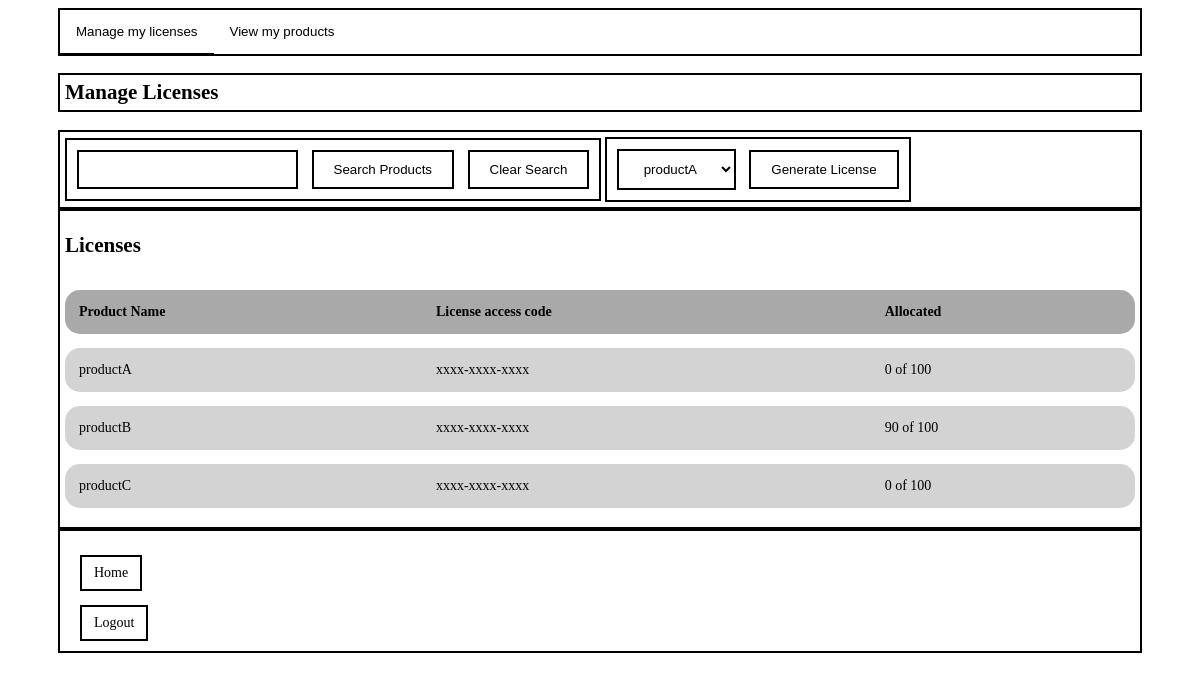
/licenses/ (signed in), run on the app's committed database.
### manage_contacts/models.py (models this page shows, shortened)
class Entitlement(models.Model):
    product_name = models.CharField(max_length=50)
    max_licenses = models.IntegerField(default=100)
    total_licenses = models.IntegerField(default=0)
    organization = models.ForeignKey(Organization, on_delete=models.CASCADE, null=True)

### manage_licenses/views.py (the view, shortened to what this page needs)
# urls.py: path('licenses/', include('manage_licenses.urls'))
@login_required
def manage_licenses(request):
    current_user = request.user
    user_id = current_user.id
    user_email = current_user.email
    contact_data = Contact.objects.filter(user_id=user_id).get()
    user_role = contact_data.role
    org_id = contact_data.organization_id
    org_data = Organization.objects.filter(id=org_id).get()
    user_org = org_data.org_name
    product_entitlements = Entitlement.objects.filter(organization_id=org_id)
    product_licenses = License.objects.filter(org_id=org_id)
    version_number = 1
    license_list = []
    for product_license in product_licenses:
        product_name = product_license.product_name
        entitlement_data = Entitlement.objects.filter(product_name=product_name).get()
        max_licenses = entitlement_data.max_licenses
        total_licenses = entitlement_data.total_licenses
        num_allocated = str(total_licenses) + " of " + str(max_licenses)
        access_code = "xxxx-xxxx-xxxx"
        license_dict = {}
        license_dict["product_name"] = product_name
        license_dict["access_code"] = access_code
        license_dict["num_allocated"] = num_allocated
        license_list.append(license_dict)
    access_code = "xxxx-xxxx-xxxx"
    entitlement_list =[]
    product_list = []
    for product in product_entitlements:
        product_list.append((product.product_name, product.product_name))
        product_name = product.product_name
        max_licenses = product.max_licenses
        total_licenses = product.total_licenses
        num_allocated = str(total_licenses) + " of " + str(max_licenses)
        entitlement_dict = {}
        entitlement_dict["product_name"] = product_name
        entitlement_dict["access_code"] = access_code
        entitlement_dict["num_allocated"] = num_allocated
        entitlement_list.append(entitlement_dict)
    choice_list = product_list
    search_form = SearchForm()
    if "clear_search" in request.POST:
        choice_list = product_list
    product_form = ChoiceForm(field_choices=choice_list)
    context = {'user_email': user_email,
                'user_role': user_role,
                'organization':user_org,
                'org_id': org_id,
                'entitlements':product_entitlements,
                'licenses': product_licenses,
                'user_products': product_entitlements,
                'product_form':product_form,
                'entitlement_list':entitlement_list,
                'product_entitlements':product_entitlements,
                'search_form':search_form
                }
    return render(request, "manage_licenses/manage-licenses.html", context)

### manage_licenses/forms.py
class ChoiceForm(forms.Form):
    def __init__(self, *args, **kwargs):
        self.field_choices = kwargs.pop('field_choices')
        super(ChoiceForm, self).__init__(*args, **kwargs)
        self.fields["field_choice"] = forms.ChoiceField(choices=self.field_choices, label='')
        self.fields["field_choice"].widget.attrs['class'] = "ChoiceField"

class SearchForm(forms.Form):
    search_query = forms.CharField(max_length=50, label='')
    def __init__(self, *args, **kwargs):
        super(SearchForm, self).__init__(*args, **kwargs)
        self.fields["search_query"].widget.attrs['class'] = "CharField"

### manage_licenses/templates/manage_licenses/manage-licenses.html (shortened to what this page needs)
{% extends "base.html" %}
{% load static %}
{% block head %}
<link rel="stylesheet" type="text/css" href="{% static 'manage_licenses/css/style.css' %}">
{% endblock head %}
{% block banner %}
<div class="tab">
<button class="tablinks" id="defaultOpen" onclick="change_page(event, 'Licenses')">Manage my licenses</button>
<button class="tablinks" onclick="change_page(event, 'Products')">View my products</button>
</div>
{% endblock banner %}
{% block main %}
<h2 class="titleContainer"> Manage Licenses </h2>
<div id="Licenses" class="tabcontent">
  <div class="blockContainer"/>
  <div id="widget1" class="blockWidget">
    <form id="form1" method = "GET">
      {{ search_form }}
      <input class="button" type="submit" value="Search Products"/>
    </form>
    <form id="form1" method="post">
    <input class="button" type="submit" name="clear_search" value="Clear Search"/>
    </form>
  </div>
  <form id="form1" class="blockWidget" method = "GET">
    {{ product_form }}
    <input class="button" type="submit" value="Generate License"/>
  </form>
  </div>
  <div class="blockContainer">
  <h2> Licenses </h2>
  <table>
  <tr>
    <th>Product Name</th>
    <th>License access code</th>
    <th>Allocated</th>
  </tr>
  {% for entitlement in entitlement_list %}
  <tr>
    <td>{{ entitlement.product_name }}</td>
    <td>{{ entitlement.access_code }}</td>
    <td>{{ entitlement.num_allocated }} </td>
  </tr>
  {% endfor %}
  </table>
  </div>
</div>
<div class=logoutBox>
<p><a href="{% url 'homepage' %}">Home</a></p>
<a href="{% url 'logout' %}">Logout</a>
</div>
{% endblock main%}

### manage_licenses/static/manage_licenses/css/style.css (style rules this page uses)
#form1 { display:inline-block; }
#widget1 { display:inline-block; }
td:nth-child(1), th:nth-child(1) { border-radius: 15px 0px 0px 15px; }
td:nth-child(3), th:nth-child(3) { border-radius: 0px 15px 15px 0px; }

### static/css/licensepgm/style.css (style rules this page uses)
a { background-color:white; color: black; border: 2px solid black; text-align: center; padding: 8px 12px; text-decoration: none; display: inline-block; }
button { background-color:white; color: black; border: 2px solid black; text-align: center; padding: 10px 20px; text-decoration: none; display: inline-block; }
input.button { background-color:white; color: black; border: 2px solid black; text-align: center; padding: 10px 20px; margin: 5px; text-decoration: none; display: inline-block; }
.ChoiceField { background-color:white; color: black; border: 2px solid black; text-align: center; padding: 10px 20px; margin: 5px; text-decoration: none; display: inline-block; }
.CharField { background-color:white; color: black; border: 2px solid black; padding: 10px 20px; margin: 5px; text-decoration: none; display: inline-block; }
.tab { border: 2px solid black; overflow: hidden; }
.tab button { background-color: inherit; float: left; border: none; outline: none; cursor: pointer; padding: 14px 16px; }
.tab button.active { border-bottom: 1px solid black; }
.tabcontent { display: none; }
.logoutBox { border:2px solid black; padding: 10px 20px; }
.titleContainer { border: 2px solid black; padding: 5px; }
.blockContainer { border:2px solid black; padding:5px; }
.blockWidget { border:2px solid Black; padding:5px; display:block; width:fit-content }
table { border-spacing: 0em 1em; width: 100%; text-align:left; }
tr { border:1px solid black; }
tr:nth-child(1) { background-color: darkgray; color: inherit; }
th { padding:1em; }
td { background:lightgrey; color: black; padding:1em; }

### data on the page
Entitlement: product_name "productA"
Entitlement: product_name "productB"
Entitlement: product_name "productC"

### other printed values
{{ entitlement.access_code }} "xxxx-xxxx-xxxx" "xxxx-xxxx-xxxx" "xxxx-xxxx-xxxx"
{{ entitlement.num_allocated }} "0 of 100" "90 of 100" "0 of 100"
